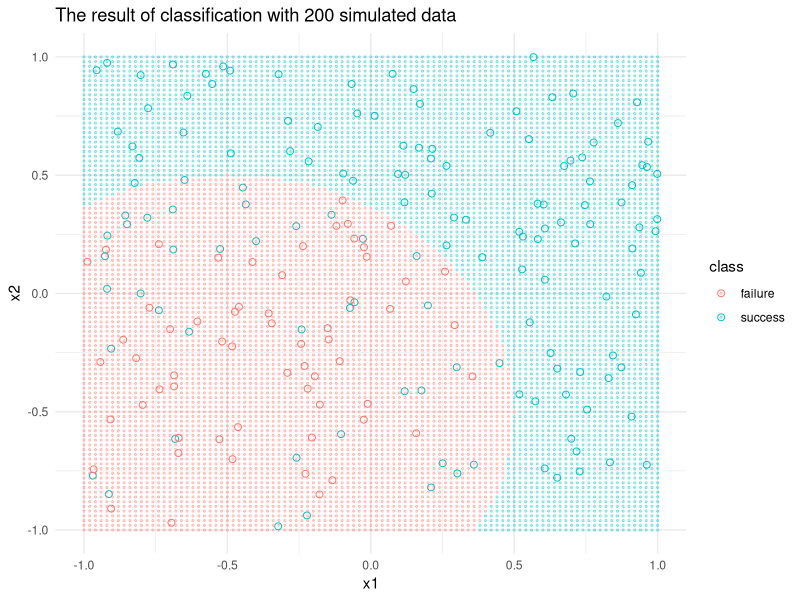

R code for this plot:
## ---- chunk 1
library(ggplot2)
library(tidyverse)
theme_set(theme_minimal())

#simulate the data set of N = 200 with randome seeds
set.seed(1901121)
x1 <- runif(n = 200, min = -1, max = 1)
x2 <- runif(n = 200, min = -1, max = 1)

# calculate Y with errors
errors <- rnorm(n = 200, mean = 0, sd = sqrt(0.25))
y <- x1 + x1**2 + x2 + x2**2 + errors

#transform log odds to prob
prob_y <- exp(y) / (1 + exp(y))

#create grid for decision boundary
x_grid <- seq(-1 ,1, by=0.02)
y_grid <- seq(-1, 1, by=0.02)
grid <- expand.grid(x = x_grid, y = y_grid)
grid <- as.tibble(grid)
grid <- grid %>%
  mutate(class = ifelse(x + x**2 + y + y**2 > 0.5, "success", "failure"))

#preparing a graph
df <- cbind(x1, x2, y, prob_y)
df <- as.tibble(df)
df <- df %>% 
  mutate(class = ifelse(prob_y > 0.5, "success", "failure"))

#draw the graph
graph <- ggplot() + geom_point(aes(x = x1, y = x2, color = class), 
                               shape = 1, size = 2, data = df) +
  geom_point(data = grid, aes(x = x, y = y, color = class), size = 0.5, alpha = 0.3) + 
  ggtitle("The result of classification with 200 simulated data") 

graph
